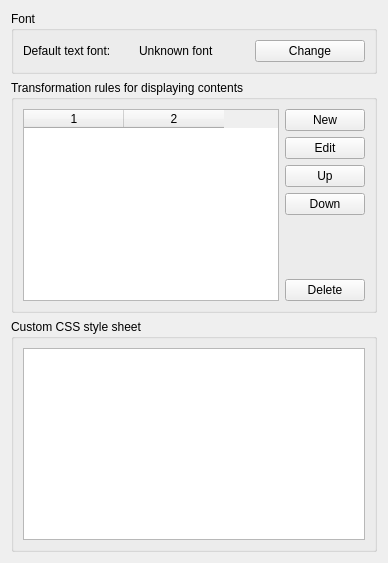
     <widget class="QWidget" name="tab_view">
      <property name="enabled">
       <bool>true</bool>
      </property>
      <attribute name="title">
       <string>View</string>
      </attribute>
      <layout class="QVBoxLayout" name="verticalLayout_8">
       <item>
        <widget class="QGroupBox" name="edfontBox">
         <property name="title">
          <string>Font</string>
         </property>
         <layout class="QGridLayout" name="gridLayout_7">
          <item row="0" column="2">
           <widget class="QPushButton" name="changeFontButton">
            <property name="text">
             <string>Change</string>
            </property>
           </widget>
          </item>
          <item row="0" column="0">
           <widget class="QLabel" name="label_font">
            <property name="text">
             <string>Default text font:</string>
            </property>
           </widget>
          </item>
          <item row="0" column="1">
           <widget class="QLabel" name="demo_font">
            <property name="text">
             <string>Unknown font</string>
            </property>
           </widget>
          </item>
         </layout>
        </widget>
       </item>
       <item>
        <widget class="QGroupBox" name="transrulesBox">
         <property name="title">
          <string>Transformation rules for displaying contents</string>
         </property>
         <layout class="QGridLayout" name="gridLayout_11">
          <item row="2" column="1">
           <widget class="QPushButton" name="upTransRuleButton">
            <property name="text">
             <string>Up</string>
            </property>
            <property name="icon">
             <iconset resource="../InterText.qrc">
              <normaloff>:/images/16/go-up-search.png</normaloff>:/images/16/go-up-search.png</iconset>
            </property>
           </widget>
          </item>
          <item row="3" column="1">
           <widget class="QPushButton" name="downTransRuleButton">
            <property name="text">
             <string>Down</string>
            </property>
            <property name="icon">
             <iconset resource="../InterText.qrc">
              <normaloff>:/images/16/go-down-search.png</normaloff>:/images/16/go-down-search.png</iconset>
            </property>
           </widget>
          </item>
          <item row="0" column="1">
           <widget class="QPushButton" name="newTransRuleButton">
            <property name="text">
             <string>New</string>
            </property>
           </widget>
          </item>
          <item row="4" column="1">
           <spacer name="verticalSpacer_8">
            <property name="orientation">
             <enum>Qt::Vertical</enum>
            </property>
            <property name="sizeHint" stdset="0">
             <size>
              <width>79</width>
              <height>46</height>
             </size>
            </property>
           </spacer>
          </item>
          <item row="1" column="1">
           <widget class="QPushButton" name="editTransRuleButton">
            <property name="text">
             <string>Edit</string>
            </property>
           </widget>
          </item>
          <item row="0" column="0" rowspan="6">
           <widget class="QTableWidget" name="transrules_view">
            <property name="alternatingRowColors">
             <bool>true</bool>
            </property>
            <property name="selectionMode">
             <enum>QAbstractItemView::SingleSelection</enum>
            </property>
            <property name="showGrid">
             <bool>false</bool>
            </property>
            <property name="columnCount">
             <number>2</number>
            </property>
            <attribute name="verticalHeaderVisible">
             <bool>false</bool>
            </attribute>
            <column/>
            <column/>
           </widget>
          </item>
          <item row="5" column="1">
           <widget class="QPushButton" name="delTransRuleButton">
            <property name="text">
             <string>Delete</string>
            </property>
           </widget>
          </item>
         </layout>
        </widget>
       </item>
       <item>
        <widget class="QGroupBox" name="CSS">
         <property name="title">
          <string>Custom CSS style sheet</string>
         </property>
         <layout class="QVBoxLayout" name="verticalLayout_7">
          <item>
           <widget class="QTextEdit" name="cssEdit"/>
          </item>
         </layout>
        </widget>
       </item>
      </layout>
     </widget>
